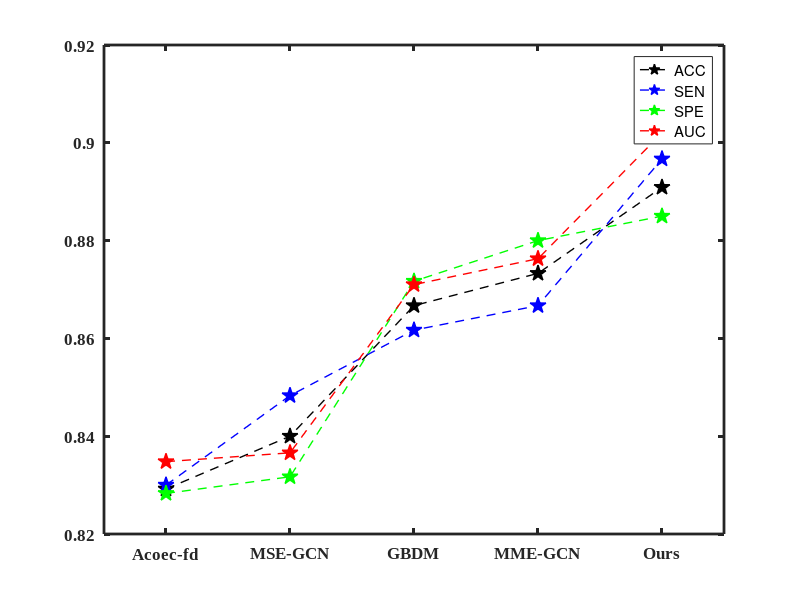
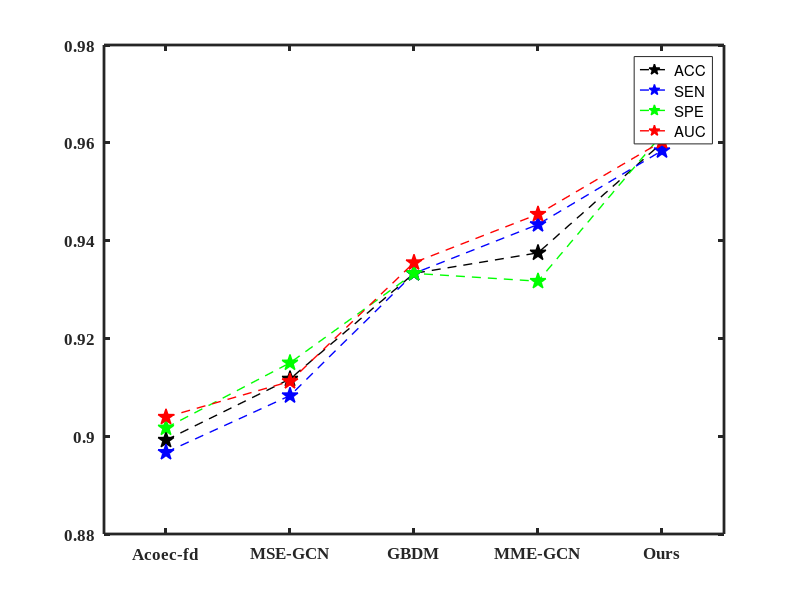

The MATLAB script that drew these images, in order:
clear all;

%  nc vs. emci: acc, sen, spe, auc; 
%  nc vs. lmci: acc, sen, spe, auc; 

data = load('data.txt');
acoec = data(1:2,:);
mse = data(3:4,:);
gbdm = data(5:6,:);
mme = data(7:8,:);
ours = data(9:10,:);
    
x = [1:2:9];
y = [acoec(1,:);mse(1,:);gbdm(1,:);mme(1,:);ours(1,:)];
figure;
plot(x, y(:,1),'k--p','LineWidth',1,'MarkerEdgeColor','k','MarkerFaceColor','k','MarkerSize',12);
hold on;
plot(x, y(:,2),'b--p','LineWidth',1,'MarkerEdgeColor','b','MarkerFaceColor','b','MarkerSize',12);
plot(x, y(:,3),'g--p','LineWidth',1,'MarkerEdgeColor','g','MarkerFaceColor','g','MarkerSize',12);
plot(x, y(:,4),'r--p','LineWidth',1,'MarkerEdgeColor','r','MarkerFaceColor','r','MarkerSize',12);
xlim([0,10]);
ylim([0.82 0.92]);
set(gca, 'YGrid','on','LineWidth',2.0); 
set(gca,'ytick',0.82:0.02:0.92,'FontWeight','normal');
set(gca,'xtick',x,'FontWeight','normal');
set(gca,'XTickLabel',{'Acoec-fd','MSE-GCN','GBDM','MME-GCN','Ours'},'FontSize',12,'Fontname','times new Roman','FontWeight','bold')
ylabel('','FontSize',12,'Fontname','times new Roman','FontWeight','bold');
legend('ACC','SEN','SPE','AUC');
grid off;


z = [acoec(2,:);mse(2,:);gbdm(2,:);mme(2,:);ours(2,:)];
figure;
plot(x, z(:,1),'k--p','LineWidth',1,'MarkerEdgeColor','k','MarkerFaceColor','k','MarkerSize',12);
hold on;
plot(x, z(:,2),'b--p','LineWidth',1,'MarkerEdgeColor','b','MarkerFaceColor','b','MarkerSize',12);
plot(x, z(:,3),'g--p','LineWidth',1,'MarkerEdgeColor','g','MarkerFaceColor','g','MarkerSize',12);
plot(x, z(:,4),'r--p','LineWidth',1,'MarkerEdgeColor','r','MarkerFaceColor','r','MarkerSize',12);
xlim([0,10]);
ylim([0.88 0.98]);
set(gca, 'YGrid','on','LineWidth',2.0); 
set(gca,'ytick',0.88:0.02:0.98,'FontWeight','normal');
set(gca,'xtick',x,'FontWeight','normal');
set(gca,'XTickLabel',{'Acoec-fd','MSE-GCN','GBDM','MME-GCN','Ours'},'FontSize',12,'Fontname','times new Roman','FontWeight','bold')
ylabel('','FontSize',12,'Fontname','times new Roman','FontWeight','bold');
legend('ACC','SEN','SPE','AUC');
grid off;




